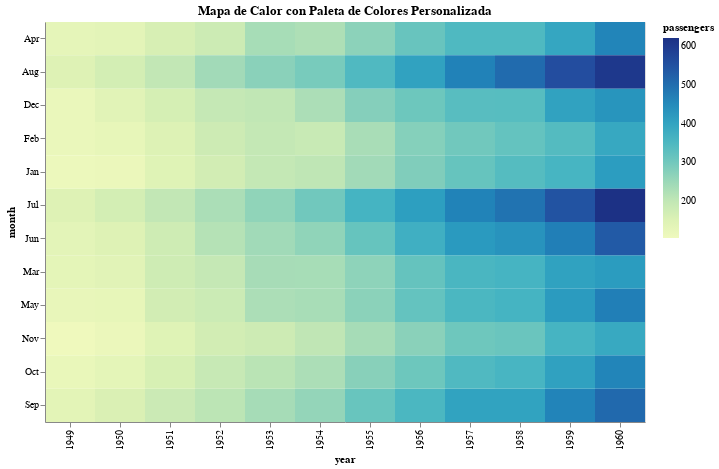

The code cell stored with this chart in its notebook:
### Markdown cell above
2. **Mapa de calor con paleta de colores personalizada**:

### Code cell
import altair as alt
import pandas as pd
import seaborn as sns

# Cargar los datos
flights = sns.load_dataset("flights")
flights = flights.pivot(index="month", columns="year", values="passengers").reset_index()
flights = flights.melt(id_vars="month", var_name="year", value_name="passengers")

# Crear el mapa de calor con paleta de colores personalizada
heatmap = alt.Chart(flights).mark_rect().encode(
    x='year:O',
    y='month:O',
    color=alt.Color('passengers:Q', scale=alt.Scale(scheme='yellowgreenblue'))
).properties(
    width=600,
    height=400,
    title="Mapa de Calor con Paleta de Colores Personalizada"
)

# Mostrar el gráfico
heatmap

### Figure 1 — Vega-Lite specification as saved in the notebook (floating-point values rounded to 4 significant figures; data arrays with more than 128 entries replaced by an {"elided": "..."} marker saying what was removed)
{"config": {"view": {"continuousWidth": 400, "continuousHeight": 300}}, "data": {"name": "data-f53abae243b294a7469b292a618d09d0"}, "mark": "rect", "encoding": {"color": {"field": "passengers", "scale": {"scheme": "yellowgreenblue"}, "type": "quantitative"}, "x": {"field": "year", "type": "ordinal"}, "y": {"field": "month", "type": "ordinal"}}, "height": 400, "title": "Mapa de Calor con Paleta de Colores Personalizada", "width": 600, "$schema": "https://vega.github.io/schema/vega-lite/v4.17.0.json", "datasets": {"data-f53abae243b294a7469b292a618d09d0": {"elided": "144 records"}}}
